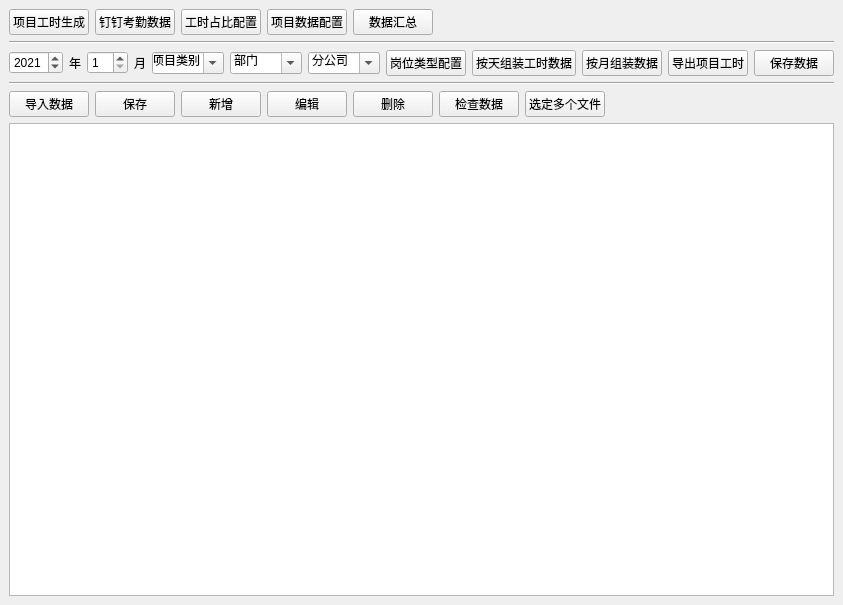
<?xml version="1.0" encoding="UTF-8"?>
<ui version="4.0">
 <class>MainWindow</class>
 <widget class="QMainWindow" name="MainWindow">
  <property name="geometry">
   <rect>
    <x>0</x>
    <y>0</y>
    <width>838</width>
    <height>605</height>
   </rect>
  </property>
  <property name="windowTitle">
   <string>MainWindow</string>
  </property>
  <widget class="QWidget" name="centralwidget">
   <layout class="QVBoxLayout" name="verticalLayout">
    <item>
     <layout class="QHBoxLayout" name="horizontalLayout">
      <item>
       <layout class="QGridLayout" name="gridLayout">
        <item row="0" column="1">
         <widget class="QPushButton" name="btnDingData">
          <property name="text">
           <string>钉钉考勤数据</string>
          </property>
         </widget>
        </item>
        <item row="0" column="0">
         <widget class="QPushButton" name="btnGenerateHours">
          <property name="text">
           <string>项目工时生成</string>
          </property>
         </widget>
        </item>
        <item row="0" column="2">
         <widget class="QPushButton" name="btnRatioHours">
          <property name="text">
           <string>工时占比配置</string>
          </property>
         </widget>
        </item>
       </layout>
      </item>
      <item>
       <widget class="QPushButton" name="btnProjectCfg">
        <property name="text">
         <string>项目数据配置</string>
        </property>
       </widget>
      </item>
      <item>
       <widget class="QPushButton" name="btnDataClc">
        <property name="text">
         <string>数据汇总</string>
        </property>
       </widget>
      </item>
      <item>
       <spacer name="horizontalSpacer">
        <property name="orientation">
         <enum>Qt::Horizontal</enum>
        </property>
        <property name="sizeHint" stdset="0">
         <size>
          <width>40</width>
          <height>20</height>
         </size>
        </property>
       </spacer>
      </item>
     </layout>
    </item>
    <item>
     <widget class="Line" name="line">
      <property name="orientation">
       <enum>Qt::Horizontal</enum>
      </property>
     </widget>
    </item>
    <item>
     <layout class="QHBoxLayout" name="horizontalLayout_2">
      <item>
       <widget class="QSpinBox" name="spinBoxYear">
        <property name="minimum">
         <number>2016</number>
        </property>
        <property name="maximum">
         <number>2099</number>
        </property>
        <property name="value">
         <number>2021</number>
        </property>
       </widget>
      </item>
      <item>
       <widget class="QLabel" name="labelYear">
        <property name="text">
         <string>年</string>
        </property>
       </widget>
      </item>
      <item>
       <widget class="QSpinBox" name="spinBoxMonth">
        <property name="minimum">
         <number>1</number>
        </property>
        <property name="maximum">
         <number>12</number>
        </property>
       </widget>
      </item>
      <item>
       <widget class="QLabel" name="labelMonth">
        <property name="text">
         <string>月</string>
        </property>
       </widget>
      </item>
      <item>
       <widget class="QComboBox" name="cbxProjectClsfy">
        <property name="editable">
         <bool>true</bool>
        </property>
        <property name="currentText">
         <string>项目类别</string>
        </property>
       </widget>
      </item>
      <item>
       <widget class="QComboBox" name="cbxDepartment">
        <property name="editable">
         <bool>true</bool>
        </property>
        <property name="currentText">
         <string>部门</string>
        </property>
       </widget>
      </item>
      <item>
       <widget class="QComboBox" name="cbxCompany">
        <property name="editable">
         <bool>true</bool>
        </property>
        <property name="currentText">
         <string>分公司</string>
        </property>
       </widget>
      </item>
      <item>
       <spacer name="horizontalSpacer_2">
        <property name="orientation">
         <enum>Qt::Horizontal</enum>
        </property>
        <property name="sizeHint" stdset="0">
         <size>
          <width>40</width>
          <height>20</height>
         </size>
        </property>
       </spacer>
      </item>
      <item>
       <widget class="QPushButton" name="btnPostTypeCfg">
        <property name="text">
         <string>岗位类型配置</string>
        </property>
       </widget>
      </item>
      <item>
       <widget class="QPushButton" name="btnAssembleHoursData">
        <property name="text">
         <string>按天组装工时数据</string>
        </property>
       </widget>
      </item>
      <item>
       <widget class="QPushButton" name="btnAssembleHoursMonthData">
        <property name="text">
         <string>按月组装数据</string>
        </property>
       </widget>
      </item>
      <item>
       <widget class="QPushButton" name="btnOutputPjctHours">
        <property name="text">
         <string>导出项目工时</string>
        </property>
       </widget>
      </item>
      <item>
       <widget class="QPushButton" name="btnSaveData">
        <property name="text">
         <string>保存数据</string>
        </property>
       </widget>
      </item>
     </layout>
    </item>
    <item>
     <widget class="Line" name="line_2">
      <property name="orientation">
       <enum>Qt::Horizontal</enum>
      </property>
     </widget>
    </item>
    <item>
     <layout class="QHBoxLayout" name="horizontalLayout_3">
      <item>
       <widget class="QPushButton" name="btnInputExcelData">
        <property name="text">
         <string>导入数据</string>
        </property>
       </widget>
      </item>
      <item>
       <widget class="QPushButton" name="btnExcelSave">
        <property name="text">
         <string>保存</string>
        </property>
       </widget>
      </item>
      <item>
       <widget class="QPushButton" name="btnExcelInsertCell">
        <property name="text">
         <string>新增</string>
        </property>
       </widget>
      </item>
      <item>
       <widget class="QPushButton" name="btnExcelEditCell">
        <property name="text">
         <string>编辑</string>
        </property>
       </widget>
      </item>
      <item>
       <widget class="QPushButton" name="btnExcelDeleteCell">
        <property name="text">
         <string>删除</string>
        </property>
       </widget>
      </item>
      <item>
       <widget class="QPushButton" name="btnClearData">
        <property name="text">
         <string>检查数据</string>
        </property>
       </widget>
      </item>
      <item>
       <widget class="QPushButton" name="btnSelectMultiFile">
        <property name="text">
         <string>选定多个文件</string>
        </property>
       </widget>
      </item>
      <item>
       <spacer name="horizontalSpacer_3">
        <property name="orientation">
         <enum>Qt::Horizontal</enum>
        </property>
        <property name="sizeHint" stdset="0">
         <size>
          <width>40</width>
          <height>20</height>
         </size>
        </property>
       </spacer>
      </item>
     </layout>
    </item>
    <item>
     <widget class="QTableWidget" name="tableWidget"/>
    </item>
   </layout>
  </widget>
 </widget>
 <resources/>
 <connections/>
</ui>
